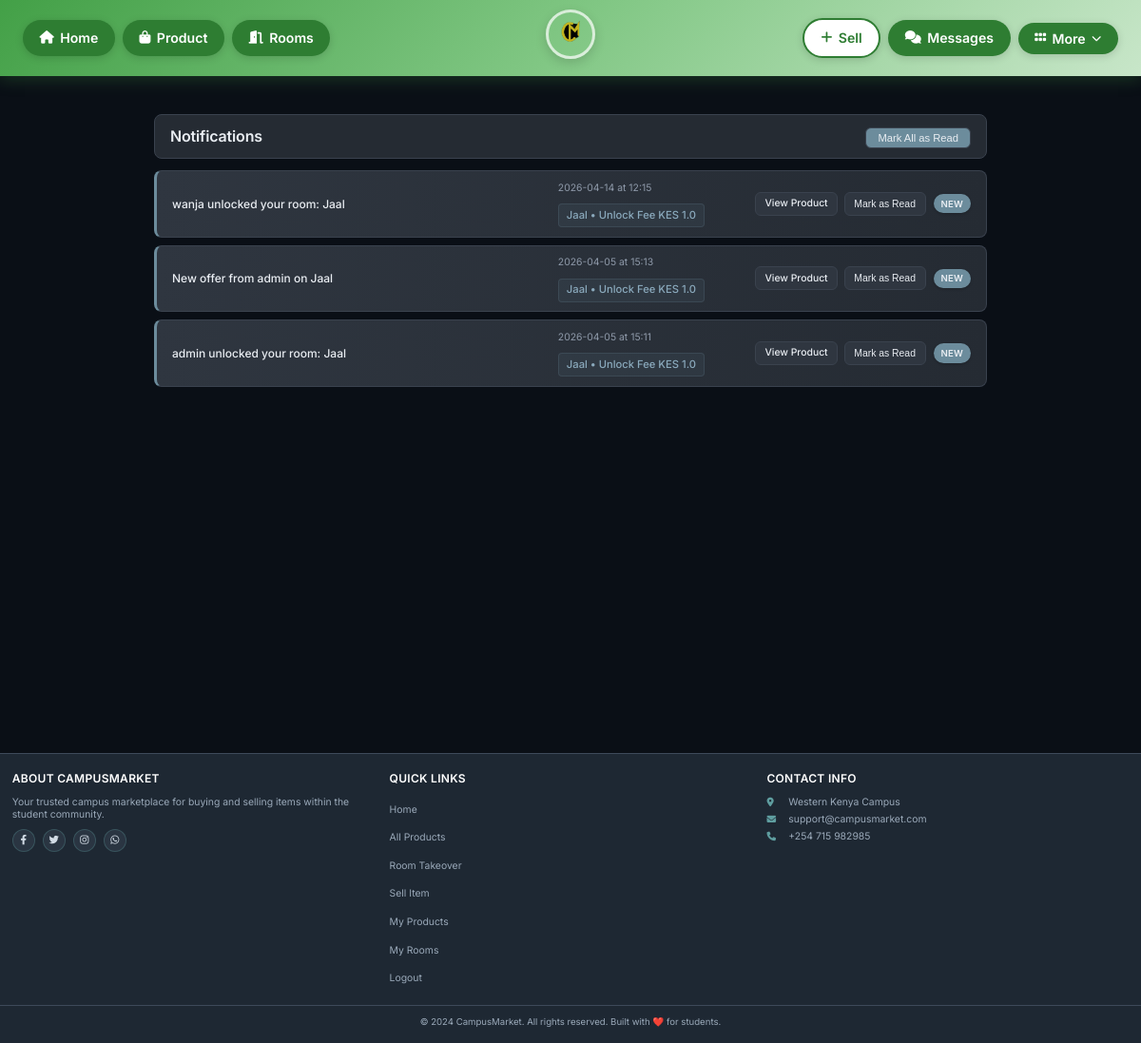
Page /notifications (signed in) on the earlier database version.
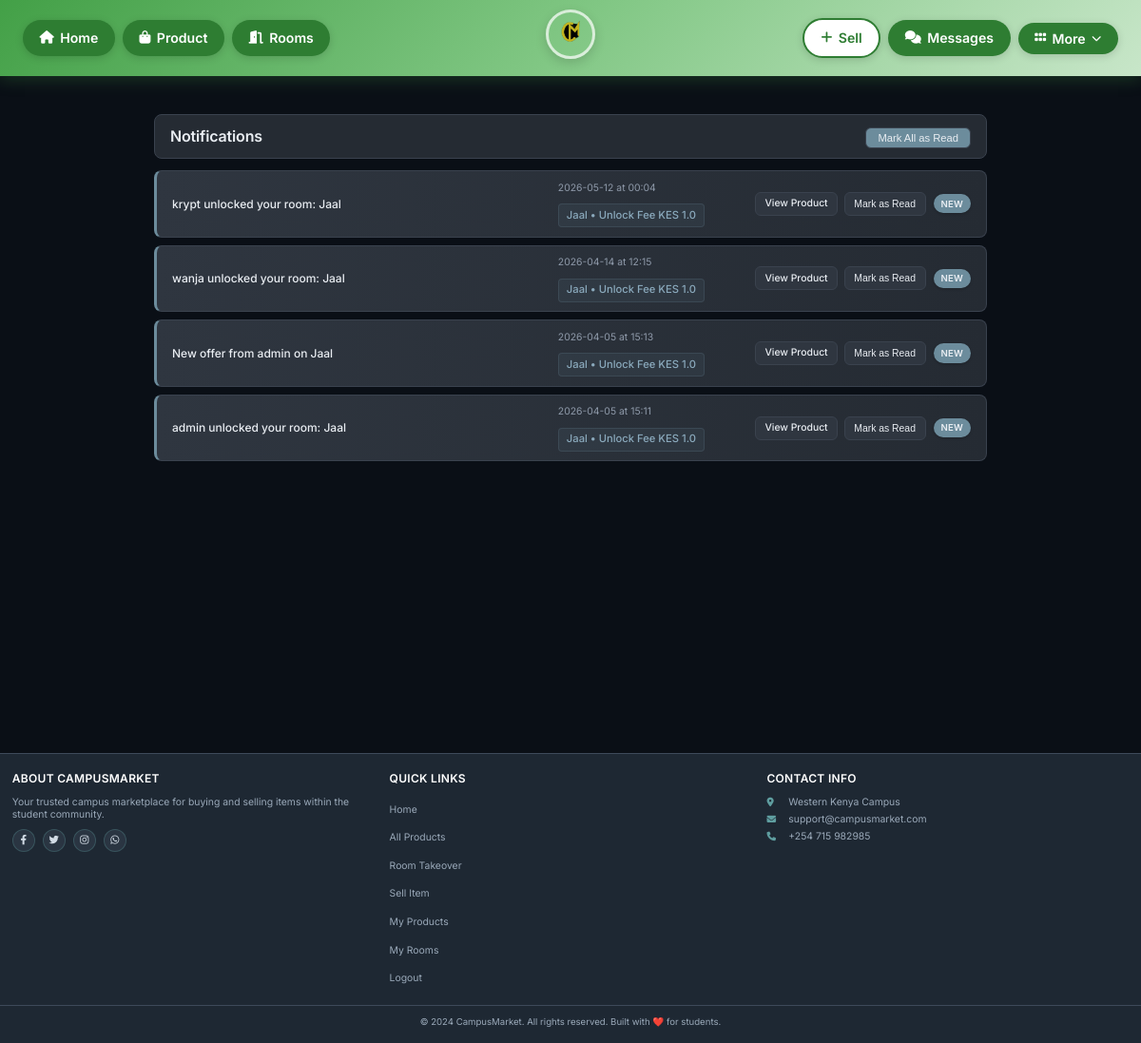
Same page on the later database version.
### app/models.py (models this page shows, shortened)
class Notification(db.Model):
    __tablename__ = 'notifications'
    id = db.Column(db.Integer, primary_key=True)
    user_id = db.Column(db.Integer, db.ForeignKey('users.id'), nullable=False)
    product_id = db.Column(db.Integer, db.ForeignKey('products.id'), nullable=False)
    unlock_id = db.Column(db.Integer, db.ForeignKey('product_unlocks.id'), nullable=True)
    message = db.Column(db.Text, nullable=False)
    is_read = db.Column(db.Boolean, default=False)
    created_at = db.Column(db.DateTime, default=datetime.utcnow)
    user = db.relationship('User', backref='notifications')
    product = db.relationship('Product', back_populates='notifications')
    unlock = db.relationship('ProductUnlock', backref='notification')

class Product(db.Model):
    __tablename__ = 'products'
    id = db.Column(db.Integer, primary_key=True)
    title = db.Column(db.String(100), nullable=False)
    description = db.Column(db.Text)
    price = db.Column(db.Float, nullable=False)
    condition = db.Column(db.String(20))
    contact_info = db.Column(db.Text)
    is_fast_moving = db.Column(db.Boolean, default=False)
    is_active = db.Column(db.Boolean, default=True)
    is_sold = db.Column(db.Boolean, default=False)
    Token = db.Column(db.Float, nullable=False)
    category_id = db.Column(db.Integer, db.ForeignKey('categories.id'), nullable=False)
    seller_id = db.Column(db.Integer, db.ForeignKey('users.id'), nullable=False)
    image_group_id = db.Column(db.Integer, db.ForeignKey('product_image_groups.id'), nullable=True)
    created_at = db.Column(db.DateTime, default=datetime.utcnow)
    updated_at = db.Column(db.DateTime, default=datetime.utcnow, onupdate=datetime.utcnow)
    hostel_name = db.Column(db.String(100), nullable=False, default='')
    location = db.Column(db.String(100), nullable=False, default='')
    leave_date = db.Column(db.DateTime, nullable=False, default=datetime.utcnow)
    room_type = db.Column(db.String(20), default='single')
    deposit = db.Column(db.Float, default=0)
    commission_percentage = db.Column(db.Float, default=0)
    is_commission_listing = db.Column(db.Boolean, default=False)
    status = db.Column(db.String(20), default='available')
    agreement_user_id = db.Column(db.Integer, db.ForeignKey('users.id'), nullable=True)
    agreement_expires_at = db.Column(db.DateTime, nullable=True)
    booked_at = db.Column(db.DateTime, nullable=True)
    total_unlocks = db.Column(db.Integer, default=0)
    last_interest_update = db.Column(db.DateTime, default=datetime.utcnow)
    payments = db.relationship('Payment', back_populates='product', lazy=True, cascade="all, delete-orphan")
    chats = db.relationship('Chat', back_populates='product', lazy=True, cascade='all, delete-orphan')
    offers = db.relationship('Offer', back_populates='product', lazy=True, cascade='all, delete-orphan')
    unlocks = db.relationship(
    'ProductUnlock',
    back_populates='product',
    cascade='all, delete-orphan'
)
    notifications = db.relationship(
    'Notification',
    back_populates='product',
    cascade='all, delete-orphan'
)
    agreement_user = db.relationship('User', foreign_keys=[agreement_user_id])
    category = db.relationship('Category', back_populates='products')
    seller = db.relationship('User', foreign_keys=[seller_id], back_populates='products')
    image_group = db.relationship('ProductImageGroup', back_populates='product')

class ProductUnlock(db.Model):
    __tablename__ = 'product_unlocks'
    id = db.Column(db.Integer, primary_key=True)
    user_id = db.Column(db.Integer, db.ForeignKey('users.id'), nullable=False)
    product_id = db.Column(db.Integer, db.ForeignKey('products.id'), nullable=False)
    seller_id = db.Column(db.Integer, db.ForeignKey('users.id'), nullable=False)
    amount = db.Column(db.Float, nullable=False)
    phone_number = db.Column(db.String(20))
    checkout_request_id = db.Column(db.String(100), unique=True)
    merchant_request_id = db.Column(db.String(100))
    mpesa_receipt_number = db.Column(db.String(50))
    status = db.Column(db.String(20), default='pending')
    created_at = db.Column(db.DateTime, default=datetime.utcnow)
    completed_at = db.Column(db.DateTime)
    unlocked_at = db.Column(db.DateTime)
    user = db.relationship('User', foreign_keys=[user_id], backref='unlocked_products')
    product = db.relationship('Product', back_populates='unlocks')
    seller = db.relationship('User', foreign_keys=[seller_id], backref='buyer_unlocks')
    chat = db.relationship('Chat', back_populates='unlock', lazy=True, uselist=False)

### app/main/routes.py (the view)
@main_bp.route('/notifications')
@login_required
def notification():
    page = request.args.get('page', 1, type=int)
    per_page = 10
    notifications = Notification.query.filter_by(user_id=current_user.id)\
        .order_by(Notification.created_at.desc())\
        .paginate(page=page, per_page=per_page, error_out=False)
    print(f"Total notifications: {notifications.total}")
    print(f"Current page: {notifications.page}")
    print(f"Total pages: {notifications.pages}")
    for notification in notifications.items:
        print(f"Notification {notification.id}: {notification.message} - Read: {notification.is_read}")
    return render_template('main/notifications.html', notifications=notifications)

### app/models.py (called while the page is built)
@login_manager.user_loader
def load_user(user_id):
    return User.query.get(int(user_id))

### app/templates/main/notifications.html (shortened to what this page needs)
{% extends "base.html" %}
{% block content %}
<div class="notifications-container">
    <div class="notifications-header">
        <h1>Notifications</h1>
        {% if notifications.items %}
        <form method="POST" action="{{ url_for('main.mark_all_notifications_read') }}" id="markAllForm">
            <button type="submit" class="mark-all-read-btn" id="markAllBtn">
                Mark All as Read
            </button>
        </form>
        {% endif %}
    </div>
    {% if notifications.items %}
        <div id="notificationsList">
            {% for notification in notifications.items %}
            <div class="notification-card {% if not notification.is_read %}unread{% endif %}"
                 data-notification-id="{{ notification.id }}"
                 data-read="{{ notification.is_read }}">
                <div class="notification-message">
                    {{ notification.message }}
                </div>
                <div class="notification-meta">
                    <div class="notification-time">
                        {{ notification.created_at.strftime('%Y-%m-%d at %H:%M') }}
                    </div>
                    {% if notification.product %}
                    <div class="notification-product">
                        {{ notification.product.title }} • Unlock Fee KES {{ notification.unlock.amount|default(5) }}
                    </div>
                    {% endif %}
                </div>
                <div class="notification-actions">
                    {% if notification.product %}
                    <a href="{{ url_for('products.view_product', product_id=notification.product.id) }}"
                       class="view-product-btn"
                       data-product-id="{{ notification.product.id }}">
                        View Product
                    </a>
                    {% endif %}
                    {% if not notification.is_read %}
                    <button type="button"
                            class="mark-read-btn"
                            data-notification-id="{{ notification.id }}">
                        Mark as Read
                    </button>
                    {% endif %}
                </div>
                {% if notification.is_read %}
                    <span class="badge read">Read</span>
                {% else %}
                    <span class="badge unread">New</span>
                {% endif %}
            </div>
            {% endfor %}
        </div>
    {% endif %}
</div>
{% endblock %}

Differences in the rows shown:
added Notification: message "krypt unlocked your room: Jaal", created_at "2026-05-12 at 00:04", product "Jaal", unlock.amount "1.0", is_read "NEW"
